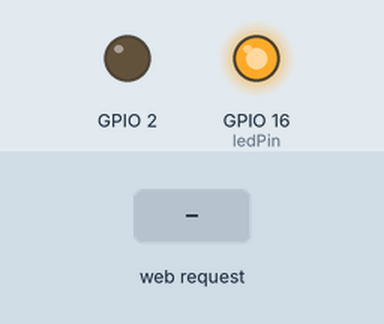
A sketch run on a simulated ESP8266 (NodeMCU). On the bench: output pins drawn as LEDs (lit = HIGH). The test bench sets the inputs (shaded band). WiFi joins after 1.5 s; servers stay silent unless stated; what the sketch prints to the serial monitor is not drawn.

Above: at 2.7 s.
2.8 s: HTTP request GET /gpio/1 received
At 3.2 s:
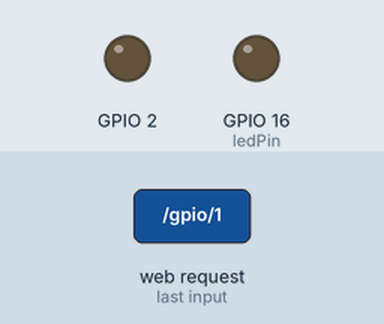
4.3 s: HTTP request GET /gpio/0 received
At 5.5 s:
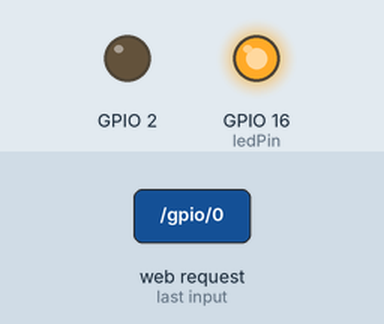
Timing chart, 0 to 7.3 s (numbered marks = the images above; inputs shaded):
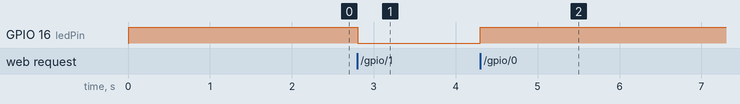

The sketch:

wifiweb.ino
```cpp
/*
 *  This sketch demonstrates how to set up a simple HTTP-like server.
 *  The server will set a GPIO pin depending on the request
 *    http://server_ip/gpio/0 will set the GPIO2 low,
 *    http://server_ip/gpio/1 will set the GPIO2 high
 *  server_ip is the IP address of the ESP8266 module, will be
 *  printed to Serial when the module is connected.
 */

#include <ESP8266WiFi.h>
#include <RCSwitch.h>

RCSwitch mySwitch = RCSwitch();
const int ledPin = 16;
const int transmitPin = 12; // D6
const int pulseLength = 430;
const char* onCode = "1111011110100011101100010";
const char* offCode = "1111011110100011101100110";

const char* ssid = "my-ssid";
const char* password = "my-password";

// Create an instance of the server
// specify the port to listen on as an argument
WiFiServer server(80);

void setup() {
  Serial.begin(115200);
  delay(10);

  pinMode(ledPin, OUTPUT);
  digitalWrite(ledPin, HIGH);
  mySwitch.enableTransmit(transmitPin);
  mySwitch.setPulseLength(pulseLength);

  // prepare GPIO2
  pinMode(2, OUTPUT);
  digitalWrite(2, 0);

  // Connect to WiFi network
  Serial.println();
  Serial.println();
  Serial.print("Connecting to ");
  Serial.println(ssid);

  WiFi.begin(ssid, password);

  while (WiFi.status() != WL_CONNECTED) {
    delay(500);
    Serial.print(".");
  }
  Serial.println("");
  Serial.println("WiFi connected");

  // Start the server
  server.begin();
  Serial.println("Server started");

  // Print the IP address
  Serial.println(WiFi.localIP());
}

void loop() {
  // Check if a client has connected
  WiFiClient client = server.available();
  if (!client) {
    return;
  }

  // Wait until the client sends some data
  Serial.println("new client");
  while(!client.available()){
    delay(1);
  }

  // Read the first line of the request
  String req = client.readStringUntil('\r');
  Serial.println(req);
  client.flush();

  // Match the request
  int val;
  if (req.indexOf("/gpio/0") != -1) {
    Serial.println("Sending OFF signal");
    digitalWrite(ledPin, HIGH);
    mySwitch.send(offCode);
  } else if (req.indexOf("/gpio/1") != -1) {
    Serial.println("Sending ON signal");
    digitalWrite(ledPin, LOW);
    mySwitch.send(onCode);
  } else {
    Serial.println("invalid request");
    client.stop();
    return;
  }

  // Set GPIO2 according to the request
//  digitalWrite(2, val);

  client.flush();

  // Prepare the response
  String s = "HTTP/1.1 200 OK\r\nContent-Type: text/html\r\n\r\n<!DOCTYPE HTML>\r\n<html>\r\nGPIO is now ";
  s += (val)?"high":"low";
  s += "</html>\n";

  // Send the response to the client
  client.print(s);
  delay(1);
  Serial.println("Client disonnected");

  // The client will actually be disconnected
  // when the function returns and 'client' object is detroyed
}
```

Measured:
- after the input at 2.8 s, GPIO 16 (ledPin): HIGH → LOW at once
- after the input at 4.3 s, GPIO 16 (ledPin): LOW → HIGH at once
